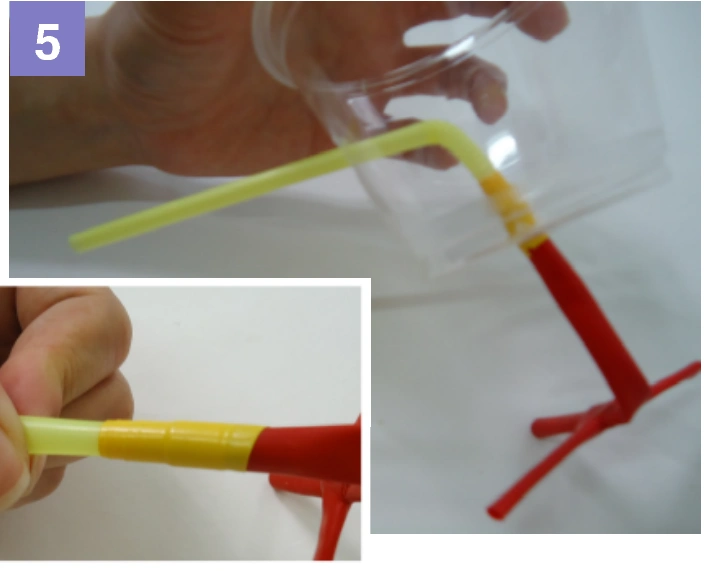
#> input picture science-lab/assets/activities/c22-s42-u03/device-connection-photo.webp, 708 x 571 px
$ python -i pencil.py   (imports and definitions only)
#> lines starting #> are read from the running program, lines starting #| are printed output that depends on the picture; after the words box and inside, x2 and y2 are one past the last pixel; in counts of white or black regions, pixels touching at a corner belong together
# 3D 렌더(흰 바탕) → 연필 스케치 두 겹: 선(line) + 흑연 명암(tone). 둘 다 흑연색 + 알파.
# 선 = 밝기·색 경계(가우시안 차) + 실루엣, 굵기·진하기를 손처럼 흔든다. 명암 = 밝기를 흑연 농도로 바꾸고 두 방향 연필결로 칠한다.
import cv2, numpy as np

def _motion_kernel(L, ang):
    k = np.zeros((L, L), np.float32); c = L // 2
    for t in np.linspace(-c, c, L * 3):
        x = int(round(c + t * np.cos(ang))); y = int(round(c + t * np.sin(ang)))
        if 0 <= x < L and 0 <= y < L: k[y, x] = 1
    return k / k.sum()

def _grain(shape, ang, seed, L=21):
    rng = np.random.default_rng(seed)
    n = (rng.random(shape) > 0.88).astype(np.float32)
    t = cv2.filter2D(n, -1, _motion_kernel(L, ang))
    return np.clip(1 - t / (t.max() + 1e-6) * 1.25, 0.05, 1)

def subject_mask(img, bg_thr=246):
    m = (img.min(axis=2) < bg_thr).astype(np.uint8)
    m = cv2.morphologyEx(m, cv2.MORPH_OPEN, np.ones((3, 3), np.uint8))
    m[:8, :] = 0; m[-8:, :] = 0; m[:, :8] = 0; m[:, -8:] = 0
    n, lab, st, _ = cv2.connectedComponentsWithStats(m)
    for i in range(1, n):
        if st[i, cv2.CC_STAT_AREA] < 60: m[lab == i] = 0
    return m

def pencil(img, line_k=1.0, tone_k=1.0, light=0.86, stretch=False, seed=1, sigma=1.0, mask=None):
    h, w = img.shape[:2]
    lab = cv2.cvtColor(img, cv2.COLOR_BGR2LAB).astype(np.float32)
    L = lab[..., 0] / 255
    mask = subject_mask(img) if mask is None else mask
    edges = np.zeros((h, w), np.float32)
    for ch, wgt in ((lab[..., 0], 1.0), (lab[..., 1], 1.6), (lab[..., 2], 1.2)):
        g = cv2.GaussianBlur(ch, (0, 0), sigma); g2 = cv2.GaussianBlur(ch, (0, 0), sigma * 2.2)
        edges = np.maximum(edges, np.abs(g - g2) * wgt / 255)
    edges = np.clip((edges - 0.012) * 28, 0, 1)
    sil = cv2.morphologyEx(mask * 255, cv2.MORPH_GRADIENT, np.ones((3, 3), np.uint8)).astype(np.float32) / 255
    sil = cv2.dilate(sil, np.ones((2, 2), np.uint8)) if sigma > 1.4 else sil
    rng = np.random.default_rng(seed)
    wob = cv2.GaussianBlur(rng.random((h, w)).astype(np.float32), (0, 0), 9 * sigma); wob = (wob - wob.min()) / (np.ptp(wob) + 1e-6)
    lines = np.maximum(edges, sil * 0.95) * line_k * (0.55 + 0.6 * wob)
    lines = cv2.GaussianBlur(lines, (0, 0), 0.6)
    J = cv2.GaussianBlur(L, (0, 0), 2.0 * sigma)
    if stretch and mask.any():
        v = J[mask > 0]; lo, hi = np.percentile(v, 2), np.percentile(v, 99.5)
        J = np.clip((J - lo) / max(1e-3, hi - lo), 0, 1) * 0.75 + 0.22
    dark = np.clip((light - J) / 0.75, 0, 1) ** 1.3 * 0.8 * tone_k   # 진한 몸도 흑연이 다 덮지 않게(종이가 비쳐 보여야 연필 그림)
    t1 = _grain((h, w), np.deg2rad(-35), seed, int(21 * sigma) | 1); t2 = _grain((h, w), np.deg2rad(55), seed + 7, int(21 * sigma) | 1)
    tone = (1 - t1) * np.clip(dark * 1.6, 0, 1) + (1 - t2) * np.clip(dark * 1.6 - 0.75, 0, 1)
    tone = np.clip(tone * 0.9 + dark * 0.18, 0, 1)
    m = cv2.GaussianBlur(mask.astype(np.float32), (0, 0), 1.2)
    lines = np.clip(lines * m * 1.25, 0, 1); tone = tone * cv2.erode(m, np.ones((3, 3), np.uint8)) * 0.9
    return lines, tone, mask

def photo_mask(img, rect=None, poly=None, it=6):
    # 실사 사진에서 주인공만 남긴다(GrabCut). rect = [x, y, w, h], poly = 손으로 따 둔 윤곽(사진 픽셀) — 다리·더듬이가 길 바닥과 섞이는 사진은 poly로 시작한다.
    bg = np.zeros((1, 65), np.float64); fg = np.zeros((1, 65), np.float64)
    if poly:   # rect가 있으면 먼저 몸통을 찾아 「확실한 주인공」으로 박아 두고, 윤곽 안을 「아마 주인공」으로 넓힌다
        m = np.zeros(img.shape[:2], np.uint8); cv2.fillPoly(m, [np.array(poly, np.int32)], 1)
        g = np.where(m == 1, cv2.GC_PR_FGD, cv2.GC_BGD).astype(np.uint8)
        if rect:
            body = photo_mask(img, rect, None, it)
            g[(cv2.erode(body, np.ones((13, 13), np.uint8)) == 1) & (m == 1)] = cv2.GC_FGD
            bg = np.zeros((1, 65), np.float64); fg = np.zeros((1, 65), np.float64)
        cv2.grabCut(img, g, None, bg, fg, it, cv2.GC_INIT_WITH_MASK)
    else:
        g = np.zeros(img.shape[:2], np.uint8); cv2.grabCut(img, g, tuple(rect), bg, fg, it, cv2.GC_INIT_WITH_RECT)
    m = np.where((g == 1) | (g == 3), 1, 0).astype(np.uint8)
    n, lab, st, _ = cv2.connectedComponentsWithStats(m)
    if n > 1 and not poly: m = (lab == 1 + int(np.argmax(st[1:, cv2.CC_STAT_AREA]))).astype(np.uint8)   # 가장 큰 덩어리만(떨어진 배경 조각 버림). 윤곽을 따 둔 사진은 더듬이·다리가 따로 떨어져 있어도 남긴다
    return cv2.dilate(m, np.ones((5, 5), np.uint8))

def _xdog(g, s=1.0, k=1.6, p=20, eps=-0.02, phi=10):
    g = g.astype(np.float32) / 255; a = cv2.GaussianBlur(g, (0, 0), s); b = cv2.GaussianBlur(g, (0, 0), s * k)
    d = (1 + p) * a - p * b
    return np.clip(np.where(d >= eps, 1.0, 1 + np.tanh(phi * (d - eps))), 0, 1)

def pencil_photo(img, mask, seed=1):
    # 실사 사진용: 잘라 낸 경계에는 선을 긋지 않는다(배경이 섞여도 윤곽으로 안 보이게). 선 = XDoG, 명암 = 색상 닷지 + 연필결.
    g = cv2.cvtColor(img, cv2.COLOR_BGR2GRAY); g = cv2.createCLAHE(2.0, (8, 8)).apply(g); g = cv2.bilateralFilter(g, 7, 30, 7)
    line = 1 - _xdog(g)
    inv = 255 - g; bl = cv2.GaussianBlur(inv, (0, 0), 8); dodge = np.clip(g.astype(np.float32) * 255 / (255 - bl.astype(np.float32) + 1), 0, 255) / 255
    L = cv2.GaussianBlur(g, (0, 0), 2).astype(np.float32) / 255
    dark = np.clip((0.8 - L) / 0.75, 0, 1) ** 1.3 * 0.8
    h, w = g.shape; t1 = _grain((h, w), np.deg2rad(-35), seed); t2 = _grain((h, w), np.deg2rad(55), seed + 7)
    tone = (1 - t1) * np.clip(dark * 1.6, 0, 1) + (1 - t2) * np.clip(dark * 1.6 - 0.75, 0, 1)
    tone = np.clip(np.maximum(tone * 0.85, (1 - dodge) * 0.9), 0, 1)
    mm = cv2.GaussianBlur(mask.astype(np.float32), (0, 0), 2)
    return np.clip(line * 1.5, 0, 1) ** 0.8 * mm, tone * mm * 0.8, mask

>>> import cv2
>>> picture = cv2.imread('../../assets/activities/c22-s42-u03/device-connection-photo.webp')
#> picture is the input picture: shape (571, 708, 3); mean B, G, R 134.4, 144, 153.6
>>> result = pencil(picture)
#> in subject_mask, `m = (img.min(axis=2) < bg_thr).astype(np.uint8)`:
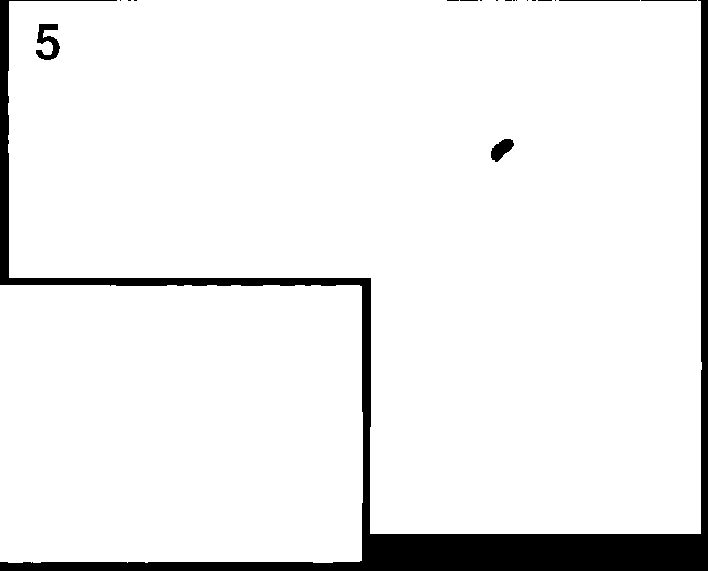
#> m: shape (571, 708); values 0 (black) and 1 (white), 93.1% white; 19 black regions (14 under 20 px), largest, box (x1, y1, x2, y2) and area: (0, 0, 708, 571) 27094, (36, 24, 60, 60) 448, (491, 139, 514, 162) 310, (559, 0, 640, 1) 81, (641, 0, 697, 1) 56
#> in subject_mask, `m = cv2.morphologyEx(m, cv2.MORPH_OPEN, np.ones((3, 3), np.uint8))`: m: shape (571, 708); values 0 (black) and 1 (white), 93.1% white; 12 black regions (7 under 20 px), largest, box (x1, y1, x2, y2) and area: (0, 0, 708, 571) 27235, (36, 24, 60, 60) 449, (491, 139, 514, 162) 310, (447, 0, 482, 1) 35, (532, 0, 552, 1) 20
#> in subject_mask, `m[:, -8:] = 0`: m: shape (571, 708); values 0 (black) and 1 (white), 91.1% white; 3 black regions, box (x1, y1, x2, y2) and area: (0, 0, 708, 571) 35271, (36, 24, 60, 60) 449, (491, 139, 514, 162) 310
#> in subject_mask, `n, lab, st, _ = cv2.connectedComponentsWithStats(m)`:
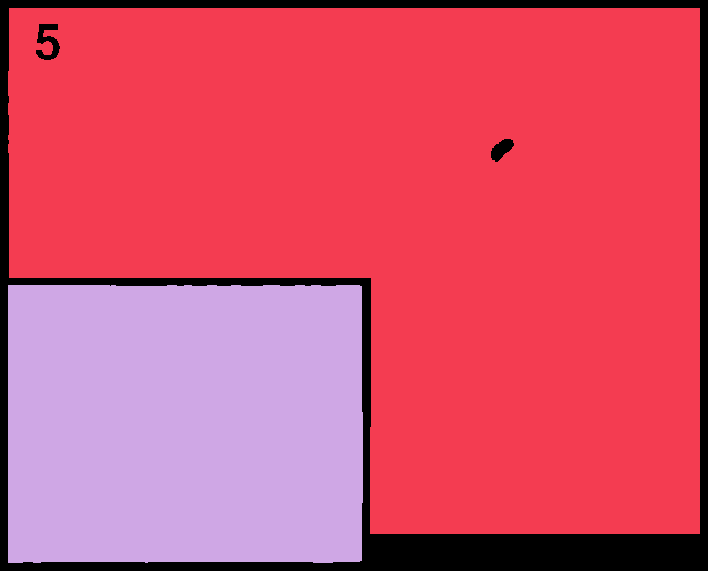
#> lab: shape (571, 708) int32; 3 distinct labels, from 0 to 2; one colour per label, 0 black
#> in subject_mask, `n, lab, st, _ = cv2.connectedComponentsWithStats(m)`: n = 3; st = [[0, 0, 708, 571, 36030], [8, 8, 692, 526, 270193], [8, 285, 355, 278, 98045]]
#> the loop in pencil, `for ch, wgt in ((lab[..., 0], 1.0), (lab[..., 1], 1.6), (lab[..., 2], ..` made 3 passes
#> wgt on passes 1 to 3: 1, 1.6, 1.2
#> pass 1, in pencil, `edges = np.maximum(edges, np.abs(g - g2) * wgt / 255)`:
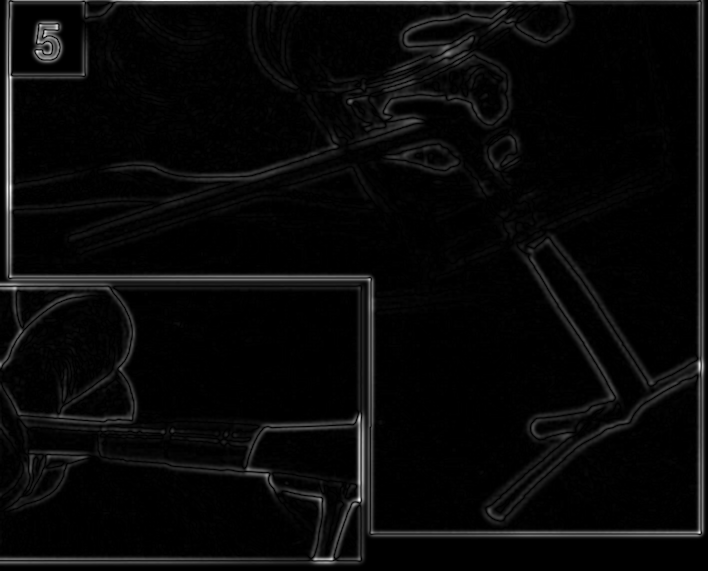
#> edges: shape (571, 708) float32; min 0, max 0.169, mean 0.00617; drawn with min black and max white
#> pass 2, in pencil, `g = cv2.GaussianBlur(ch, (0, 0), sigma)`:
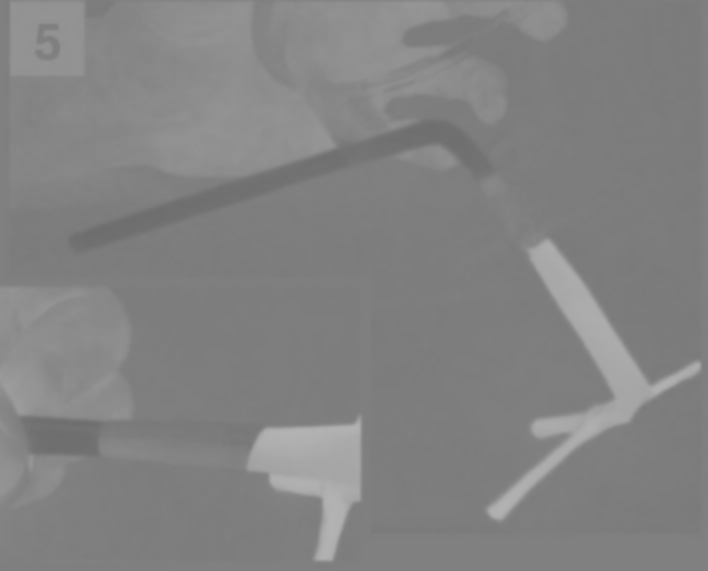
#> g: shape (571, 708) float32; min 109.4, max 179.4, mean 131.1
#> in pencil, `sil = cv2.morphologyEx(mask * 255, cv2.MORPH_GRADIENT, np.ones((3, 3),..`: sil: shape (571, 708) float32; values 0 (black) and 1 (white), 2% white in thin lines or dots
#> after the loop in _motion_kernel, `for t in np.linspace(-c, c, L * 3):`: k: shape (21, 21) float32; values 0 (black) and 1 (white), 5.7% white in thin lines or dots, all inside (x1, y1, x2, y2) = (2, 4, 19, 17)
#> in _grain, `t = cv2.filter2D(n, -1, _motion_kernel(L, ang))`: n: shape (571, 708) float32; values 0 (black) and 1 (white), 12% white in thin lines or dots
#> call 2 of _grain, with shape = (571, 708), ang = 0.96, seed = 8, L = 21
#> after the loop in _motion_kernel (call 2), `for t in np.linspace(-c, c, L * 3):`: k: shape (21, 21) float32; values 0 (black) and 1 (white), 5.7% white in thin lines or dots, all inside (x1, y1, x2, y2) = (4, 2, 17, 19)
#> in _grain (call 2), `t = cv2.filter2D(n, -1, _motion_kernel(L, ang))`:
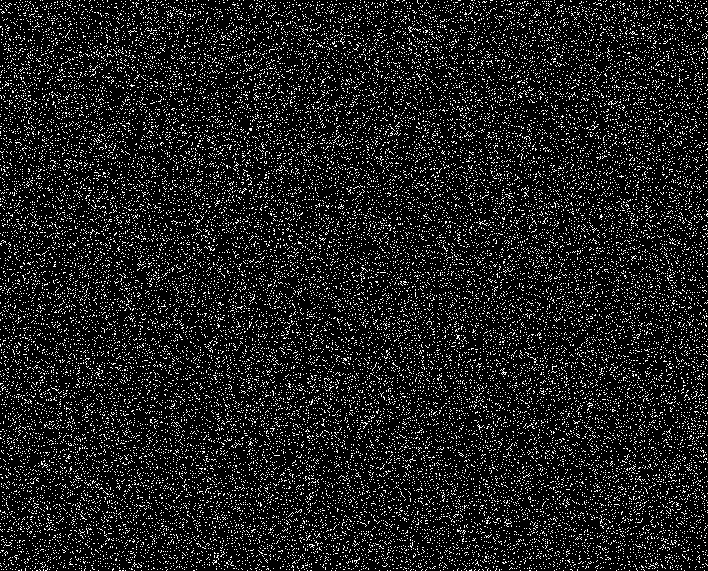
#> n: shape (571, 708) float32; values 0 (black) and 1 (white), 12% white in thin lines or dots
#> in pencil, `tone = np.clip(tone * 0.9 + dark * 0.18, 0, 1)`:
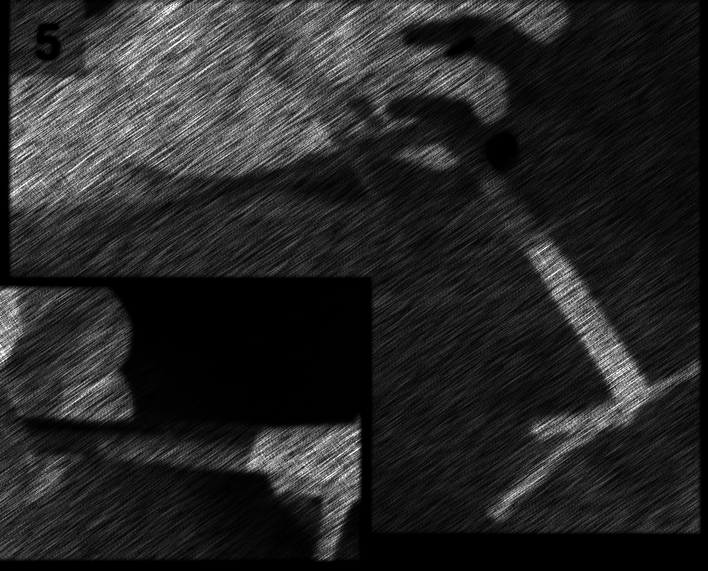
#> tone: shape (571, 708) float32; min 0, max 1, mean 0.154
#> in pencil, `lines = np.clip(lines * m * 1.25, 0, 1)`:
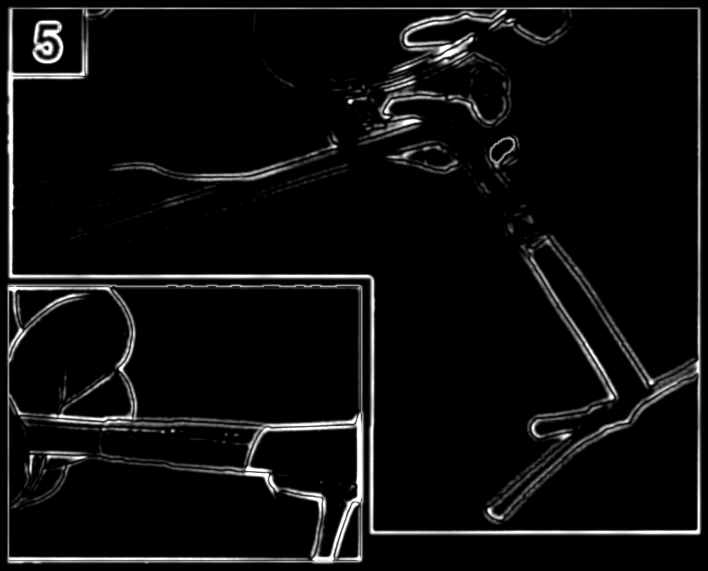
#> lines: shape (571, 708) float32; min 0, max 1, mean 0.0531
